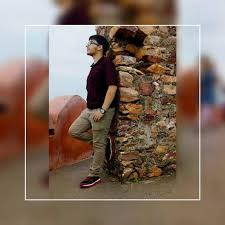
#> input picture opencv/download.jpeg, 225 x 225 px
$ python imag2.py
#> lines starting #> are read from the running program, lines starting #| are printed output that depends on the picture
import cv2

img=cv2.imread('download.jpeg')
#> img is the input picture: shape (225, 225, 3); mean B, G, R 94.9, 108.4, 128.5
gray = cv2.imread('download.jpeg',cv2.IMREAD_GRAYSCALE)
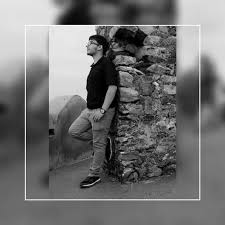
#> gray: shape (225, 225); min 0, max 255, mean 112.8

cv2.imshow('image',img)
cv2.imshow('gray',gray)

cv2.waitKey(0)
cv2.destroyAllWindows()
